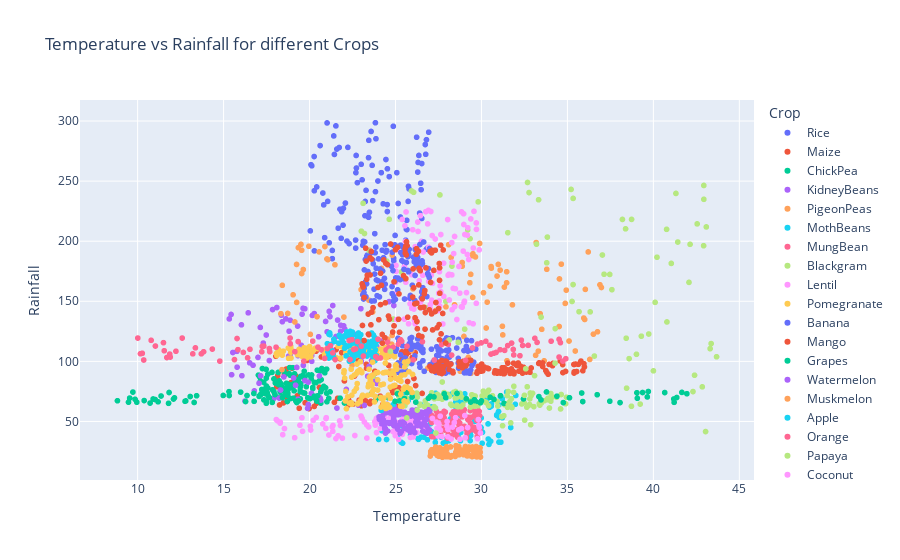

Notebook source saved alongside this figure:
### Markdown cell above
#Interactive Plots with Plotly:

### Code cell
# Install plotly package
%pip install plotly

import plotly.express as px

# Interactive scatter plot for Temperature vs Rainfall
fig = px.scatter(df, x='Temperature', y='Rainfall', color='Crop',
                 title='Temperature vs Rainfall for different Crops')
fig.show()
